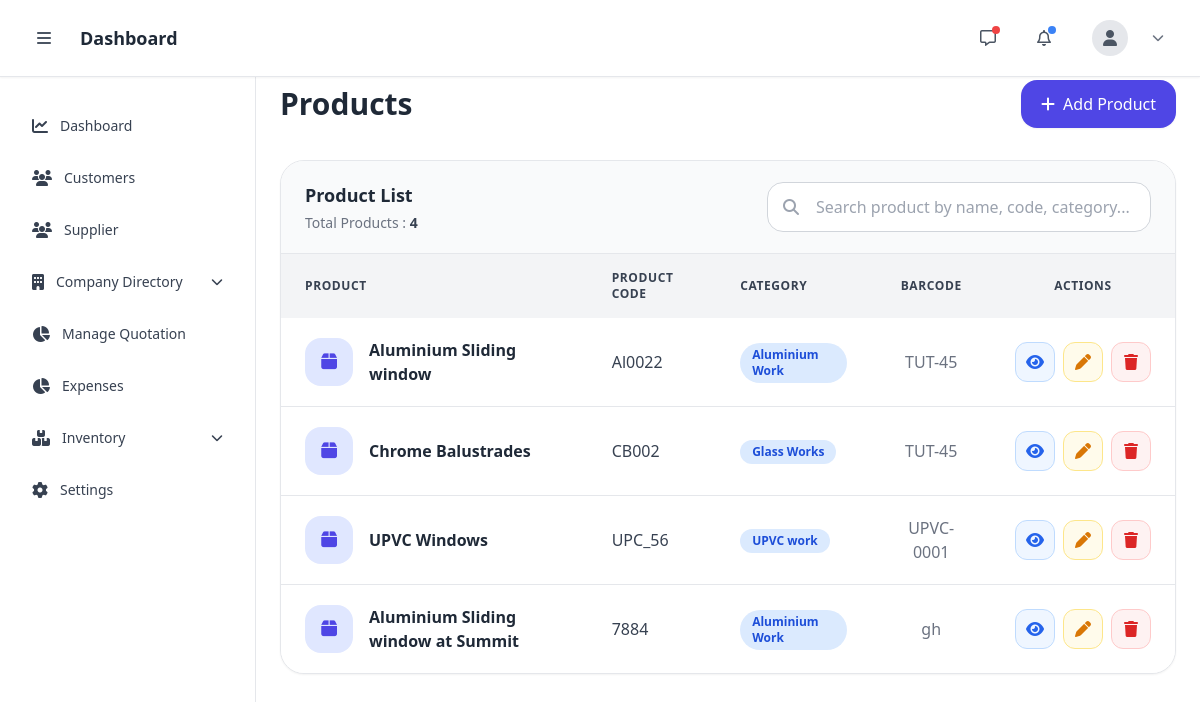
The app's page /inventory/products/, older data.
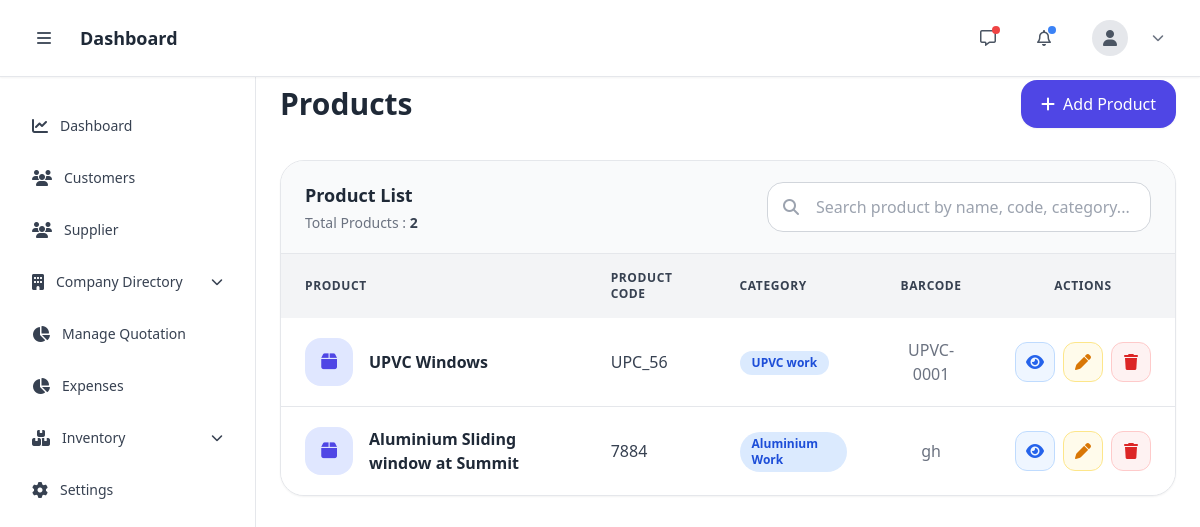
The same page, newer data.
### inventory/models.py (models this page shows, shortened)
class Product(models.Model):
    category = models.ForeignKey(
        Category,
        on_delete=models.CASCADE
    )
    unit = models.ForeignKey(
        Unit,
        on_delete=models.CASCADE
    )
    product_code = models.CharField(max_length=100, unique=True)
    name = models.CharField(max_length=255)
    description = models.TextField(blank=True)
    buying_price = models.DecimalField(
        max_digits=12,
        decimal_places=2
    )
    selling_price = models.DecimalField(
        max_digits=12,
        decimal_places=2
    )
    minimum_stock = models.IntegerField(default=0)
    barcode = models.CharField(max_length=255, blank=True)
    created_at = models.DateTimeField(auto_now_add=True)

class Category(models.Model):
    name = models.CharField(max_length=255)
    created_at = models.DateTimeField(auto_now_add=True)
    def __str__(self):
        return self.name

### inventory/views.py (the view)
def product_list(request):
    products = Product.objects.all().order_by("-id")
    return render(
        request,
        "manager/product_list.html",
        {
            "products": products
        }
    )

### templates/manager/product_list.html (shortened to what the changed rows need)
{% extends 'manager/base.html' %}
{% load humanize %}
{% block content %}
{% include 'manager/nav.html' %}
{% include 'manager/sidebar.html' %}
<div class="sm:ml-64 min-h-screen pt-20 px-4 md:px-6 pb-10">
    <div class="max-w-7xl mx-auto">
        <div class="flex flex-col lg:flex-row lg:items-center lg:justify-between gap-4 mb-8">
            <div>
                <h1 class="text-3xl font-bold text-gray-800">
                    Products
                </h1>
            </div>
        </div>
        <div class="bg-white border border-gray-200 rounded-3xl shadow-sm overflow-hidden">
            <div class="px-6 py-5 border-b border-gray-200 bg-gray-50">
                <div class="flex flex-col lg:flex-row lg:items-center lg:justify-between gap-5">
                    <div>
                        <h2 class="text-lg font-semibold text-gray-800">
                            Product List
                        </h2>
                        <p class="text-sm text-gray-500 mt-1">
                            Total Products :
                            <span class="font-semibold text-gray-700">
                                {{ products.count }}
                            </span>
                        </p>
                    </div>
                </div>
            </div>
            <div class="overflow-x-auto">
                <table class="w-full">
                    <thead class="bg-gray-100 text-gray-700 uppercase text-xs tracking-wider">
                        <tr>
                            <th class="px-6 py-4 text-left">
                                Product
                            </th>
                            <th class="px-6 py-4 text-left">
                                Product Code
                            </th>
                            <th class="px-6 py-4 text-left">
                                Category
                            </th>
                            <th class="px-6 py-4 text-center">
                                Barcode
                            </th>
                            <th class="px-6 py-4 text-center">
                                Actions
                            </th>
                        </tr>
                    </thead>
                    <tbody id="productTable" class="divide-y divide-gray-200 bg-white">
                        {% for product in products %}
                        <tr
                            class="product-row hover:bg-gray-50 transition duration-150"
                            data-name="{{ product.name|lower }}"
                            data-code="{{ product.product_code|lower }}"
                            data-category="{{ product.category|lower }}"
                            data-barcode="{{ product.barcode|default:''|lower }}"
                        >
                            <td class="px-6 py-5">
                                <div class="flex items-center gap-4">
                                    <div class="w-12 h-12 rounded-2xl bg-indigo-100 flex items-center justify-center text-indigo-600 text-lg shrink-0">
                                        <i class="fa-solid fa-box"></i>
                                    </div>
                                    <div>
                                        <h3 class="font-semibold text-gray-800">
                                            {{ product.name }}
                                        </h3>
                                    </div>
                                </div>
                            </td>
                            <td class="px-6 py-5">
                                <span class="font-medium text-gray-700">
                                    {{ product.product_code }}
                                </span>
                            </td>
                            <td class="px-6 py-5">
                                <span class="inline-flex items-center px-3 py-1 rounded-full bg-blue-100 text-blue-700 text-xs font-semibold">
                                    {{ product.category }}
                                </span>
                            </td>
                            <td class="px-6 py-5 text-center text-gray-500">
                                {% if product.barcode %}
                                    {{ product.barcode }}
                                {% else %}
                                    <span class="text-gray-400">
                                        -
                                    </span>
                                {% endif %}
                            </td>
                            <td class="px-6 py-5">
                                <div class="flex items-center justify-center gap-2">
                                    <a href="{% url 'product_detail' product.id %}"
                                       class="w-10 h-10 rounded-xl border border-blue-200 bg-blue-50 text-blue-600 hover:bg-blue-100 flex items-center justify-center transition">
                                        <i class="fa-solid fa-eye"></i>
                                    </a>
                                    <a href="{% url 'product_update' product.id %}"
                                       class="w-10 h-10 rounded-xl border border-amber-200 bg-amber-50 text-amber-600 hover:bg-amber-100 flex items-center justify-center transition">
                                        <i class="fa-solid fa-pen"></i>
                                    </a>
                                    <a href="{% url 'product_delete' product.id %}"
                                       class="w-10 h-10 rounded-xl border border-red-200 bg-red-50 text-red-600 hover:bg-red-100 flex items-center justify-center transition">
                                        <i class="fa-solid fa-trash"></i>
                                    </a>
                                </div>
                            </td>
                        </tr>
                        {% endfor %}
                    </tbody>
                </table>
            </div>
        </div>
    </div>
</div>
{% endblock %}

Row changes from the older to the newer data that the page shows:
removed Product: name "Aluminium Sliding window", product_code "Al0022", category "Aluminium Work", barcode "TUT-45"
removed Product: name "Chrome Balustrades", product_code "CB002", category "Glass Works", barcode "TUT-45"
Text that changed along with them:
{{ products.count }}: "4" → "2"
